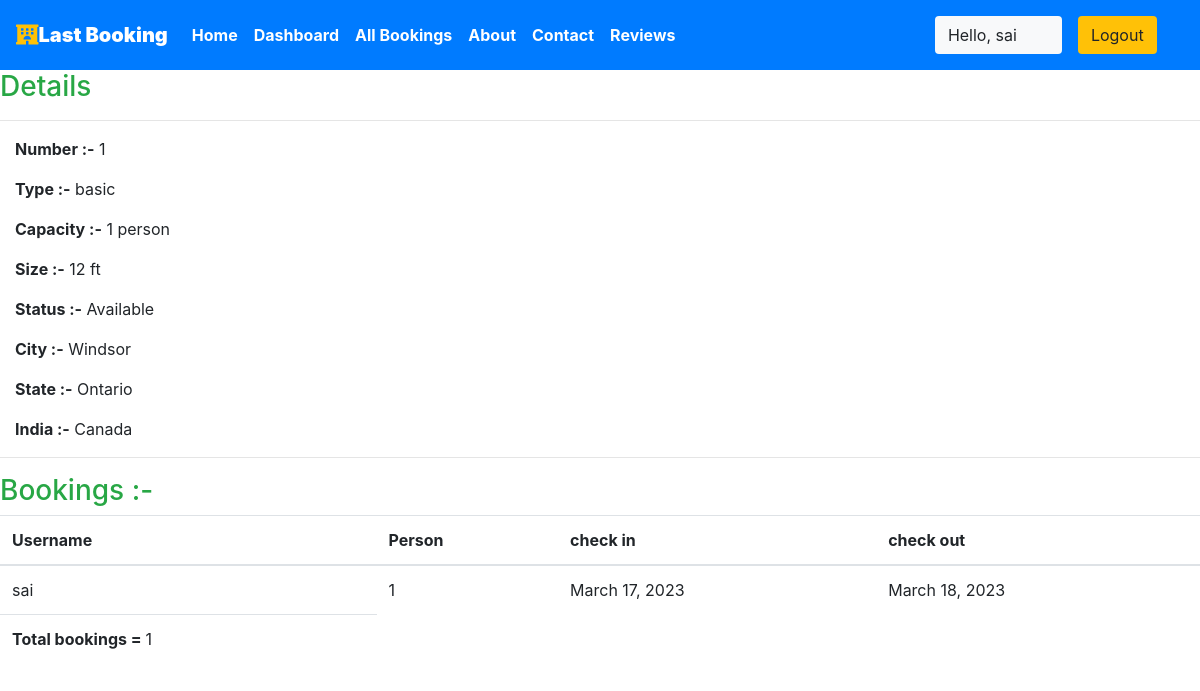
Before: /staff/panel/view-room?roomid=8 (signed in) with the older database file.
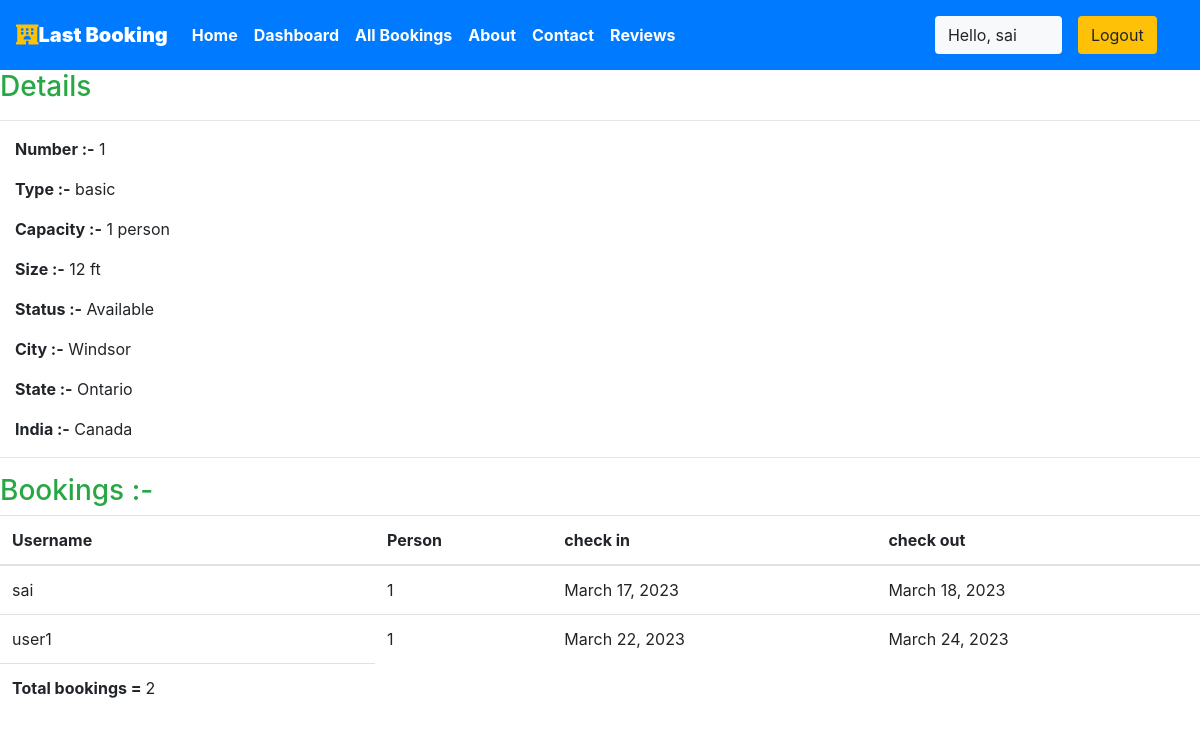
After: the same page with the newer database file.
### krishna/models.py (models this page shows, shortened)
class Reservation(models.Model):
    check_in = models.DateField(auto_now =False)
    check_out = models.DateField()
    room = models.ForeignKey(Rooms, on_delete = models.CASCADE)
    guest = models.ForeignKey(User, on_delete= models.CASCADE)
    booking_id = models.CharField(max_length=100,default="null")

class Rooms(models.Model):
    ROOM_STATUS = (
    ("1", "available"),
    ("2", "not available"),
    )
    ROOM_TYPE = (
    ("1", "premium"),
    ("2", "deluxe"),
    ("3","basic"),
    )
    room_type = models.CharField(max_length=50,choices = ROOM_TYPE)
    capacity = models.IntegerField()
    price = models.IntegerField()
    size = models.IntegerField()
    hotel = models.ForeignKey(Hotels, on_delete = models.CASCADE)
    status = models.CharField(choices =ROOM_STATUS,max_length = 15)
    roomnumber = models.IntegerField()

### krishna/views.py (the view)
# urls.py: path('staff/panel/view-room', views.view_room),
@login_required(login_url='/staff')
def view_room(request):
    room_id = request.GET['roomid']
    room = Rooms.objects.all().get(id=room_id)
    reservation = Reservation.objects.all().filter(room=room)
    return HttpResponse(render(request,'staff/viewroom.html',{'room':room,'reservations':reservation}))

### templates/staff/viewroom.html
 {% extends 'basic.html' %} {% block title %}View Room {% endblock title %} {% block body %}
<h3 class="text-success"> Details</h3>
<hr>
<div class="container mx-0 ">
    <p><b>Number :-</b> {{room.roomnumber}}</p>
    <p><b>Type :-</b> {{room.get_room_type_display}}</p>
    <p><b>Capacity :-</b> {{room.capacity}} person</p>
    <p><b>Size :-</b> {{room.size}} ft</p>
    <p><b>Status :-</b> {{room.get_status_display| capfirst}} </p>
    <p><b>City :-</b> {{room.hotel.location| capfirst}} </p>
    <p><b>State :-</b> {{room.hotel.state| capfirst}} </p>
    <p><b>India :-</b> {{room.hotel.country| capfirst}} </p>
</div>
<hr> {% if reservations %}
<h3 class="text-success">Bookings :-</h3>
<table class="table">
    <thead>
        <th>Username</th>
        <th>Person</th>
        <th>check in</th>
        <th>check out</th>
    </thead>
    {% for each_detail in reservations %}
    <tr>
        <td>{{each_detail.guest.username}}</td>
        <td>{{each_detail.room.capacity}}</td>
        <td>{{each_detail.check_in}}</td>
        <td>{{each_detail.check_out}}</td>
    </tr>
    {% endfor %}
    <tr>
        <td><b>Total bookings = </b>{{reservations | length}}</td>
    </tr>
</table>
{% else %}
<p>No details found</p>
{% endif %} {% endblock body %}

Changed rows visible on the page:
added Reservation: guest.username "user1", room.capacity "1", check_in "March 22, 2023", check_out "March 24, 2023"
Other visible differences:
{{ reservations | length }}: "1" → "2"
